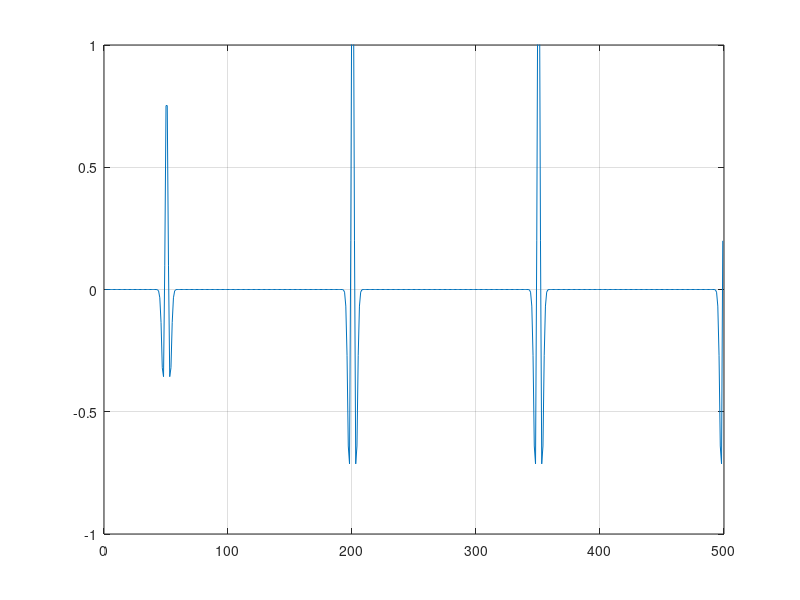

Here is the MATLAB script that generated this plot: (Note: this script raises an error after producing the figure.)
%% Generating simple seismic trace
wav = mexihat(-30, 30, 100);           % Wave format

% To do: Generate some distorte wave format to test

imp = [1 0 0 2 0 0 2 0 0 2];           % Perfect impulse response
impp = upsample(imp, 50);              % Upsampled impulse response
trace = conv(impp, wav);               % Perfect trace

imp_att = [1 0 0 0.8 0 0 0.1 0 0 0.05]; % Attenuated impulse response
impp = upsample(imp_att, 50);          % Upsampled impulse response
trace_att = conv(impp, wav);           % Attenuated trace

imp = [1 0 0 1 1 0 1 1 0 1];           % Perfect impulse response
impp = upsample(imp, 50);              % Upsampled impulse response
trace_one_prim = conv(impp, wav);      % Perfect trace

imp = [1 0 0 0.8 1 0 0.4 0.6 0 0.1];   % Perfect impulse response
impp = upsample(imp, 50);              % Upsampled impulse response
trace_one_prim_att = conv(impp, wav);  % Perfect trace


filter_len = 1;
prediction_step = 75;

%% Perfect trace case
% Organizing data for prediction
M = convmtx(trace', filter_len);
MM_perf = M(1:end-prediction_step-filter_len+1, :);

% Calculating linear regression coeficients
gain_perf = inv(MM_perf'*MM_perf)*MM_perf'*trace(1+prediction_step:end)';
pred_error_perf = MM_perf*gain_perf-trace(1+prediction_step:end)';
pred_error_perf = trace' - [zeros(prediction_step, 1); MM_perf*gain_perf];
pred_error_perf = pred_error_perf(1:end-100);

figure(1)
plot(pred_error_perf)
ylim([-1 1])
grid

if filter_len == 2
  figure(111)
  xy_range = [min(min(MM_perf(:, 1), MM_perf(:, 2))), max(max(MM_perf(:, 1), MM_perf(:, 2)))];
  [xx, yy] = meshgrid(xy_range(1):(xy_range(2)-xy_range(1))/100:xy_range(2));
  filter_surf = [xx(:) yy(:)]*gain_perf;
  filter_surf = reshape(filter_surf, size(xx));
  mesh(xx, yy, filter_surf)
  hold on
  plot3(MM_perf(:, 1), MM_perf(:, 2), trace(1+prediction_step:end)')
  grid
end

%% Attenuated trace case
% Organizing data for prediction
M = convmtx(trace_att', filter_len);
MM_att = M(1:end-prediction_step-filter_len+1, :);

% Calculating linear regression coeficients
gain_att = inv(MM_att'*MM_att)*MM_att'*trace_att(1+prediction_step:end)';
pred_error_att = trace_att' - [zeros(prediction_step, 1); MM*gain_att];
pred_error_att = pred_error_att(1:end-100);

figure(2)
plot(pred_error_att)
ylim([-1 1])
grid

if filter_len == 2
  figure(112)
  xy_range = [min(min(MM_att(:, 1), MM_att(:, 2))), max(max(MM_att(:, 1), MM_att(:, 2)))];
  [xx, yy] = meshgrid(xy_range(1):(xy_range(2)-xy_range(1))/100:xy_range(2));
  filter_surf = [xx(:) yy(:)]*gain_perf;
  filter_surf = reshape(filter_surf, size(xx));
  mesh(xx, yy, filter_surf)
  hold on
  plot3(MM_att(:, 1), MM_att(:, 2), trace_att(1+prediction_step:end)')
  grid
end

%% One primary trace case
% Organizing data for prediction
M = convmtx(trace_one_prim', filter_len);
MM_one_prim = M(1:end-prediction_step-filter_len+1, :);

% Calculating linear regression coeficients
gain_prim = inv(MM_one_prim'*MM_one_prim)*MM_one_prim'*trace_one_prim(1+prediction_step:end)';
pred_error_prim = trace_one_prim' - [zeros(prediction_step, 1); MM_one_prim*gain_prim];
pred_error_prim = pred_error_prim(1:end-100);

figure(3)
plot(pred_error_prim)
ylim([-1 1])
grid

if filter_len == 2
  figure(113)
  xy_range = [min(min(MM_one_prim(:, 1), MM_one_prim(:, 2))), max(max(MM_one_prim(:, 1), MM_one_prim(:, 2)))];
  [xx, yy] = meshgrid(xy_range(1):(xy_range(2)-xy_range(1))/100:xy_range(2));
  filter_surf = [xx(:) yy(:)]*gain_prim;
  filter_surf = reshape(filter_surf, size(xx));
  mesh(xx, yy, filter_surf)
  hold on
  plot3(MM_one_prim(:, 1), MM_one_prim(:, 2), trace_one_prim(1+prediction_step:end)')
  grid
end


%% One primary trace att case
% Organizing data for prediction
M = convmtx(trace_one_prim_att', filter_len);
MM_one_prim_att = M(1:end-prediction_step-filter_len+1, :);

% Calculating linear regression coeficients
gain_prim_att = inv(MM_one_prim_att'*MM_one_prim_att)*MM_one_prim_att'*trace_one_prim_att(1+prediction_step:end)';
pred_error_prim_att = trace_one_prim_att' - [zeros(prediction_step, 1); MM_one_prim_att*gain_prim_att];
pred_error_prim_att = pred_error_prim_att(1:end-100);

figure(3)
plot(pred_error_prim_att)
ylim([-1 1])
grid

if filter_len == 2
  figure(113)
  xy_range = [min(min(MM_one_prim(:, 1), MM_one_prim(:, 2))), max(max(MM_one_prim(:, 1), MM_one_prim(:, 2)))];
  [xx, yy] = meshgrid(xy_range(1):(xy_range(2)-xy_range(1))/100:xy_range(2));
  filter_surf = [xx(:) yy(:)]*gain_prim;
  filter_surf = reshape(filter_surf, size(xx));
  mesh(xx, yy, filter_surf)
  hold on
  plot3(MM_one_prim(:, 1), MM_one_prim(:, 2), trace_one_prim(1+prediction_step:end)')
  grid
end

%% Conclustion: even in the perfect scenario a linear regression cannot catch up
% to the attenuation. But maybe a almost linear regression can!
% When we do a linear regression we are assuming we are obserarving a static system,
% the idea here is to consider that we are observing a very slow dynamical system
% this way we will be able to better adapt to the attenuation process.
% Our dynamical system must be very slow, since we do not want to catch up with primary
% present in our data, this primary represent a very suddenly change, that is why a linear
% regression do not kill this part of the signal. In this first framework our primary will
% be fully contained in our prediction error.

% The idea in the future is to desgin another model able to follow this non predictable
% primary and let the Interacting Multiple Model to detect which model is correct
% This fisrt model, is a very low dynamical system, we are triying to get a very
% close to linear regression result. The second model is free to follow some changes


%% Filtering perfect case with Kalman, RLS like
x0 = zeros(filter_len, 1);
P0 = eye(length(x0))*1e2;
F = eye(length(x0));
H = eye(length(x0));
Q = eye(length(x0))*0;                 % We are assuming a perferc model
R = eye(length(x0))*1e-3;              % Very low noisy measurments

Hobs = zeros(length(x0), length(x0), size(MM_perf, 1));
for i = 1:size(Hobs, 3)
  Hobs(1,:,i) = MM_perf(i, :);
end

[x_est, likelyhood, residual_hist, ~, P] = kalman_filter_wrapper_dyn_h(x0, P0, trace(1+prediction_step:end)', F, Hobs, Q, R);

y = zeros(1, size(x_est, 2));
for i = 1:size(Hobs, 3)
  y(i) = Hobs(1,:,i)*x_est(:, i);
end

pred_error_perf_kalman = trace' - [zeros(prediction_step, 1); y'];



Hobs = zeros(length(x0), length(x0), size(MM_att, 1));
for i = 1:size(Hobs, 3)
  Hobs(1,:,i) = MM_att(i, :);
end

[x_est, likelyhood, residual_hist, ~, P] = kalman_filter_wrapper_dyn_h(x0, P0, trace_att(1+prediction_step:end)', F, Hobs, Q, R);

y = zeros(1, size(x_est, 2));
for i = 1:size(Hobs, 3)
  y(i) = Hobs(1,:,i)*x_est(:, i);
end

pred_error_att_kalman = trace_att' - [zeros(prediction_step, 1); y'];




Hobs = zeros(length(x0), length(x0), size(MM_one_prim, 1));
for i = 1:size(Hobs, 3)
  Hobs(1,:,i) = MM_one_prim(i, :);
end

[x_est, likelyhood, residual_hist, ~, P] = kalman_filter_wrapper_dyn_h(x0, P0, trace_one_prim(1+prediction_step:end)', F, Hobs, Q, R);

y = zeros(1, size(x_est, 2));
for i = 1:size(Hobs, 3)
  y(i) = Hobs(1,:,i)*x_est(:, i);
end

pred_error_one_prim_kalman = trace_one_prim' - [zeros(prediction_step, 1); y'];




Hobs = zeros(length(x0), length(x0), size(MM_one_prim_att, 1));
for i = 1:size(Hobs, 3)
  Hobs(1,:,i) = MM_one_prim_att(i, :);
end

[x_est, likelyhood, residual_hist, ~, P] = kalman_filter_wrapper_dyn_h(x0, P0, trace_one_prim_att(1+prediction_step:end)', F, Hobs, Q, R);

y = zeros(1, size(x_est, 2));
for i = 1:size(Hobs, 3)
  y(i) = Hobs(1,:,i)*x_est(:, i);
end

pred_error_one_prim_att_kalman = trace_one_prim_att' - [zeros(prediction_step, 1); y'];
